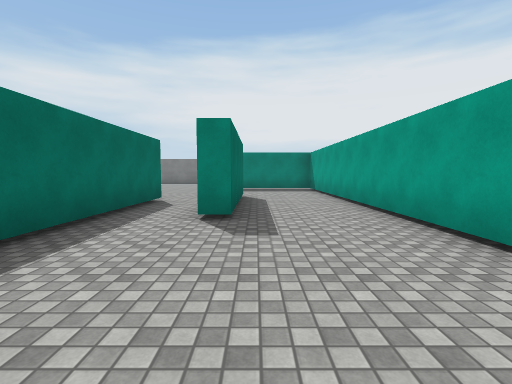
view 1 (above)

20 first-person views from a walk through a 3-D level made in the Unity game engine. The camera is 1.4 m above the floor, tilts 4° down and sees 85° across. The floor is counted in squares, 2 m on a side. Each view is taken from the middle of a square. On the plan, view 1 faces up. The plan holds only what a view shows up to about 9 squares ahead; the rest is blank. The place goes on beyond the plan. Some animated figures are left out. Surface patterns are stand-ins for the level's own textures.

view 2
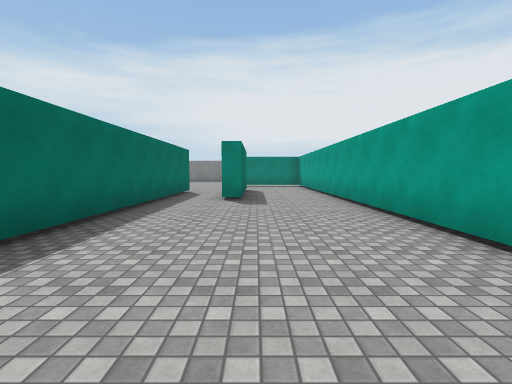

view 3
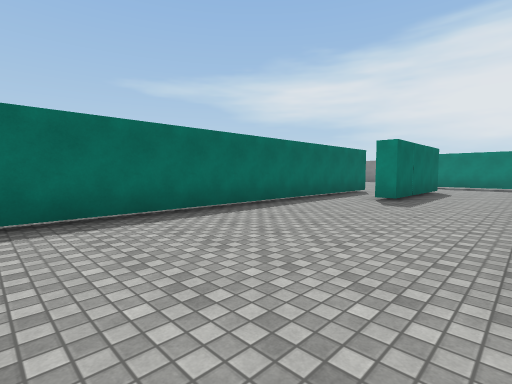

view 4
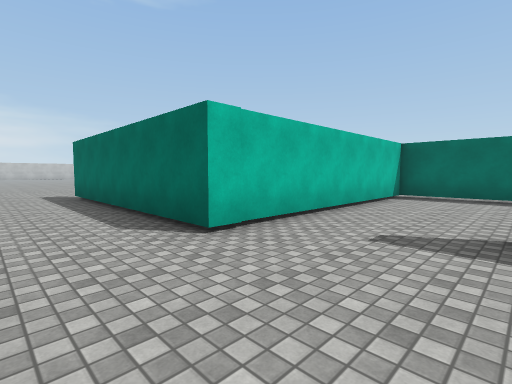

view 5
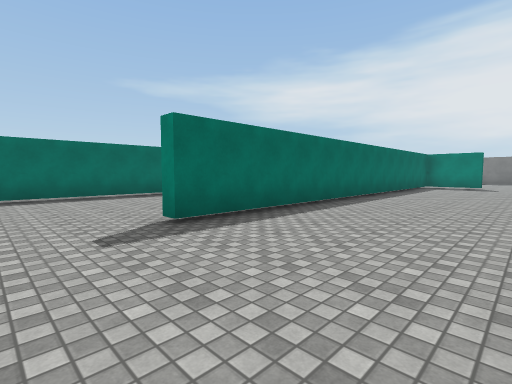

view 6
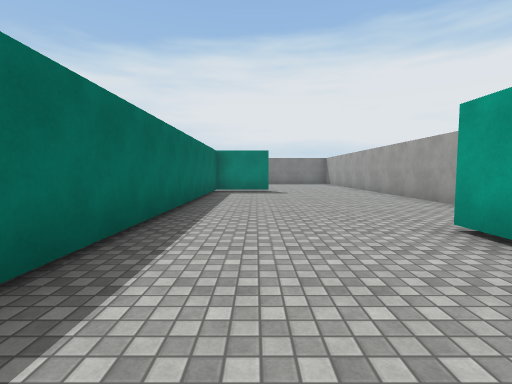

view 7
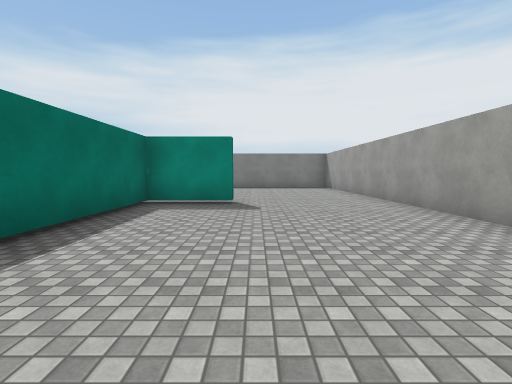

view 8
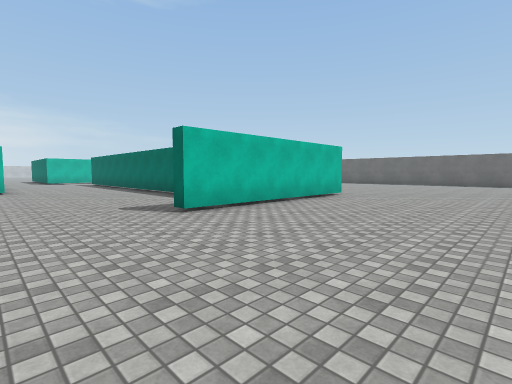

view 9
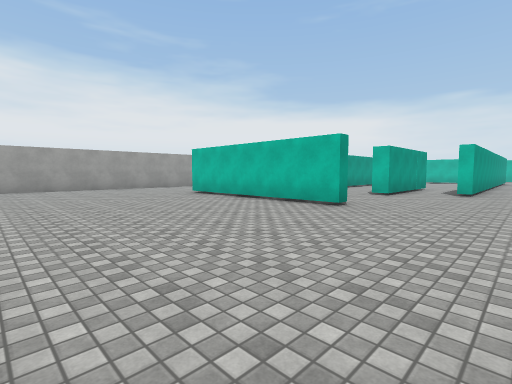

view 10
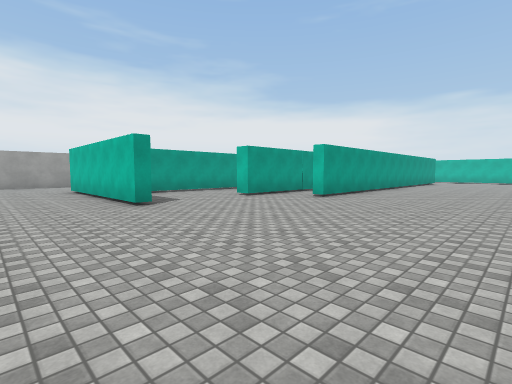

view 11
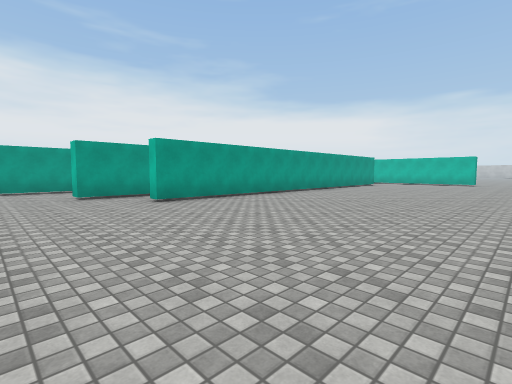

view 12
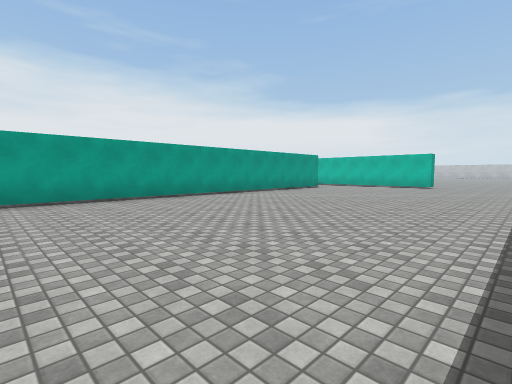

view 13
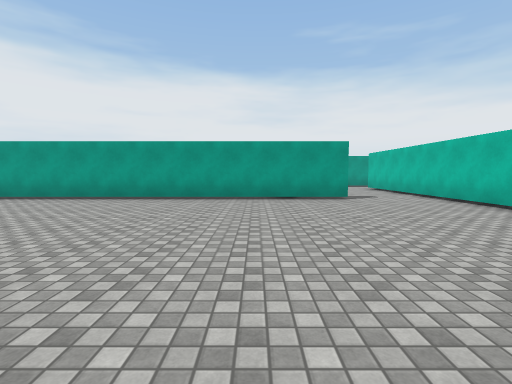

view 14
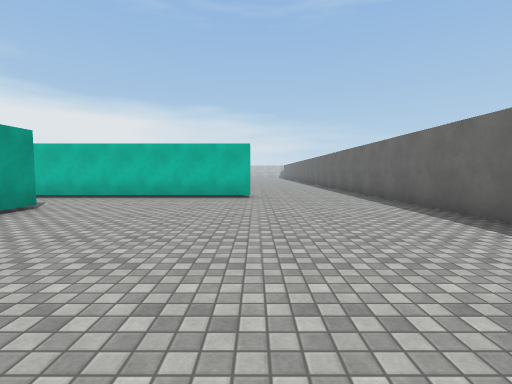

view 15
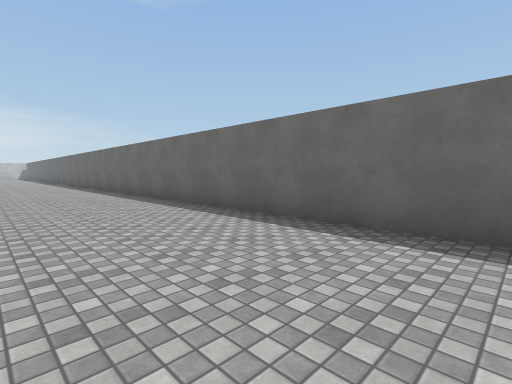

view 16
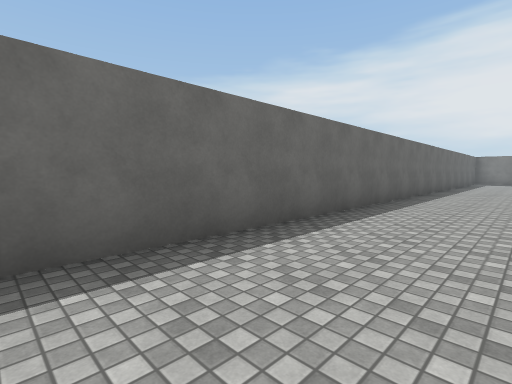

view 17
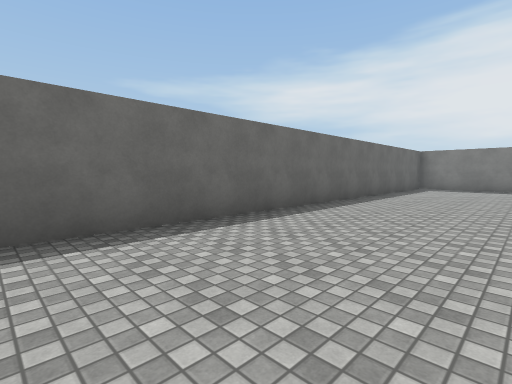

view 18
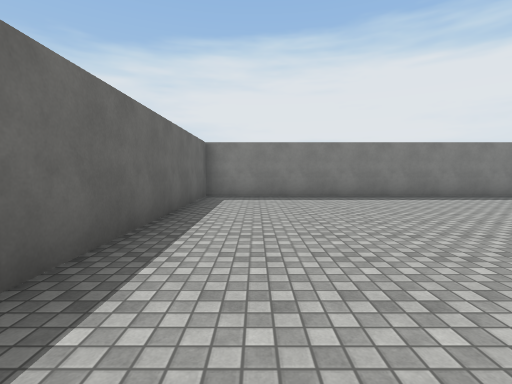

view 19
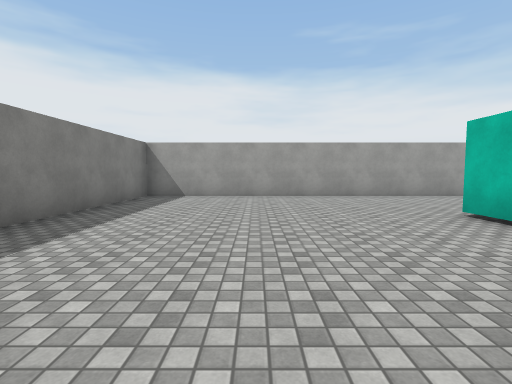

view 20
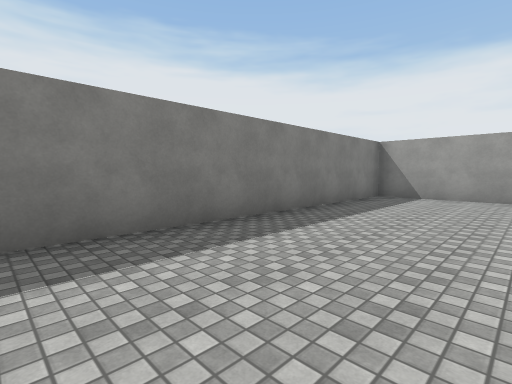

### Floor plan
Points are (right, up) in squares from view 1. A wall is a line through its corners. A room is listed if a view was taken in it or the views show most of it. See-through windows are left out.
Room 1 (views 1, 2, 3)
walls: (-0.9, 6.2) (-0.9, 8.2); (2.2, -0.6) (2.2, 9.6); (2.6, -1.1) (2.1, -1.1); (-2.4, 7.1) (-2.4, -3.7) (4.1, -3.7); (-0.4, 8.2) (-0.4, 5.4)
ways out: opening at (-1, 6.5) to room 2; opening at (0, 9.5) to room 2; opening at (3, -2.5) to room 2
objects: block (0, 5)
Room 2 (views 4, 5, 6, 7, 8, 9, 10, 11, 12, 13, 14, 15, 16, 17, 18, 19, 20)
walls: (-0.9, 8.2) (-0.4, 8.2); (-1.1, 11.2) (-1.1, 11.7) (4.5, 11.7) (4.5, 11.3) (2.6, 11.3) (2.6, -1.1); (6.4, 3.5) (6.4, 4.4); (-2.7, -5.5) (-2.7, 7.1); (4.1, -3.7) (4.1, -9.5); (8.3, 7) (8.3, 18.2) (-10.5, 18.2) (-10.5, -9.2); (-6.9, -7.8) (-0.9, -7.8)
ways out: opening at (-1, 6.5) to room 1; opening at (0, 9.5) to room 1; opening at (3, -2.5) to room 1

Where each view was taken, in squares from view 1:
view 1: 0 up, 0 right, facing up
view 2: 3 down, 0 right, facing up
view 3: 3 down, 2 right, facing up-left
view 4: 1 down, 6 right, facing down-left
view 5: 3 down, 6 right, facing up-left
view 6: 1 up, 4 right, facing up
view 7: 5 up, 5 right, facing up
view 8: 16 up, 7 right, facing down-left
view 9: 17 up, 4 left, facing down-right
view 10: 14 up, 7 left, facing down-right
view 11: 10 up, 9 left, facing down-right
view 12: 6 up, 10 left, facing down-right
view 13: 3 down, 10 left, facing right
view 14: 0 up, 7 left, facing down
view 15: 0 up, 7 left, facing down-left
view 16: 2 down, 8 left, facing up-left
view 17: 5 up, 7 left, facing up-left
view 18: 10 up, 9 left, facing up
view 19: 15 up, 0 right, facing right
view 20: 15 up, 0 right, facing up-right
